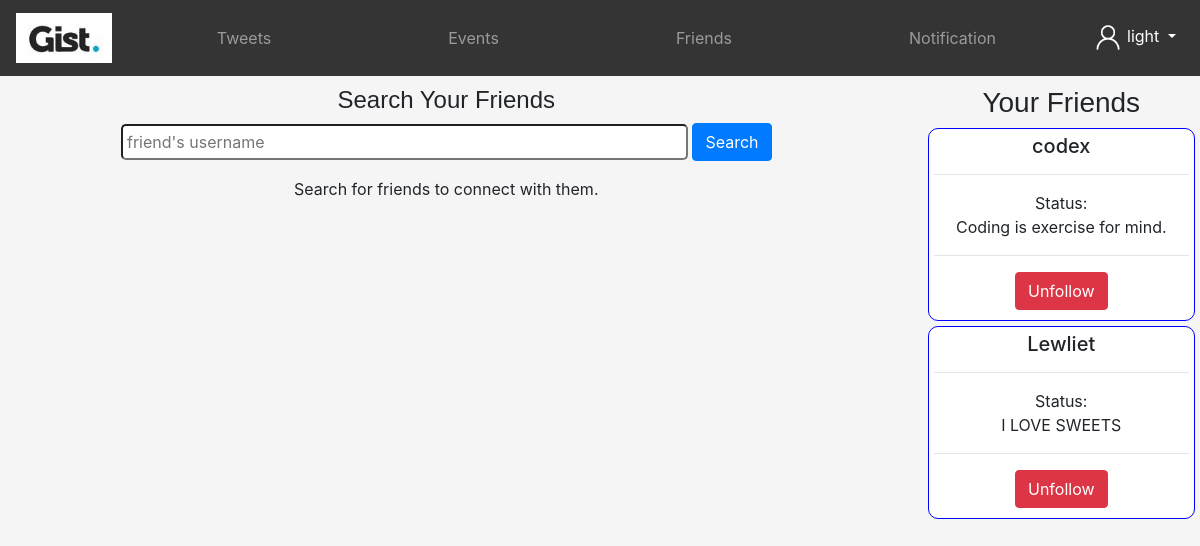
/friends (signed in), run on an earlier commit of the app's database.
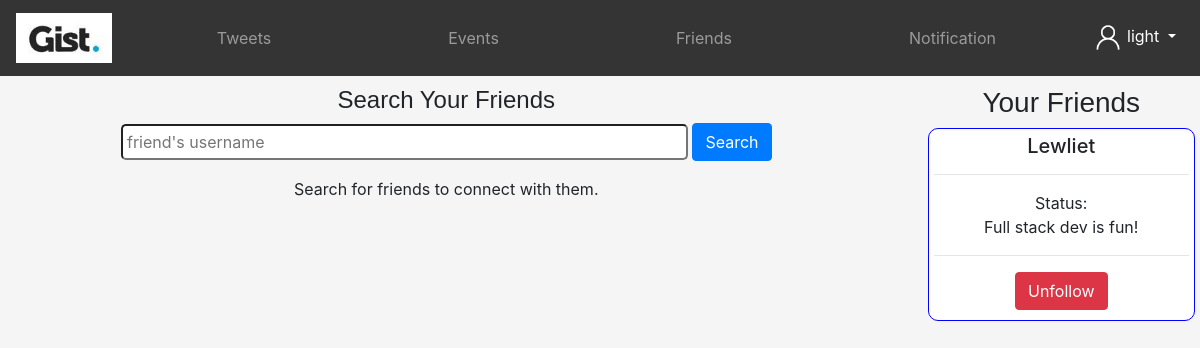
And on a later commit of the database.
### tables this page shows
CREATE TABLE "Users" (
	"username"	TEXT,
	"email"	TEXT COLLATE UTF16CI,
	"password"	TEXT,
	"id"	INTEGER,
	"status"	TEXT DEFAULT NULL,
	"numFriends"	NUMERIC DEFAULT 0,
	"numEvents"	INTEGER DEFAULT 0,
	"numTweets"	INTEGER DEFAULT 0,
	"friends"	TEXT DEFAULT NULL
);

### main.py (the view, shortened to what this page needs)
@app.route('/friends', methods = ['POST', 'GET'])
def friends():
    if 'id' in session:
        username = session['username']
        friendsdata = fetchFriendsdata(username)
        frndRequests = fetchFriendRequests(username)
        if(len(frndRequests) > 0):
            return render_template('friends.html', msg = "Search for friends to connect with them.", friends = friendsdata, alert = len(frndRequests))
        return render_template('friends.html', msg = "Search for friends to connect with them.", friends = friendsdata)
    return render_template('friends.html', msg = "Search for friends to connect with them.")

### pydb.py (called while the page is built)
def fetchUser(username):
    conn = sqlite3.connect('database.db')
    cur = conn.cursor()
    cur.execute("SELECT * FROM Users WHERE username = ?", (username,))
    row = cur.fetchall()
    conn.close()
    print(row)
    return row

def fetchFriends(username):
    data = fetchUser(username)
    friends = []
    if(data[0][8] != None):
        friends = data[0][8].split(',')
    return friends

def fetchFriendsdata(username):
    friends = fetchFriends(username)
    friendsdata = []
    for i in friends:
        frd = fetchUser(i)
        friendsdata.append(frd)
    return friendsdata

def fetchFriendRequests(username):
    con = sqlite3.connect('database.db')
    cur = con.cursor()
    cur.execute("SELECT * FROM frequest WHERE toUser = ?", (username, ))
    row = cur.fetchall()
    con.close()
    return row

### templates/friends.html (shortened to what the changed rows need)
<!DOCTYPE html>
<html lang="en">
<head>
    <link rel="stylesheet" href="https://cdn.jsdelivr.net/npm/bootstrap@4.5.3/dist/css/bootstrap.min.css">
</head>
<body style="background-color: whitesmoke;">
      <div class="row" style="margin-top: 10px;">
          <div class="col-sm-3">
              {% for friend in friends %}
                {% for data in friend%}
              <div style="background-color: white; margin: 5px; padding: 5px; border-radius: 10px; border: 1px solid blue; align-content: center;">
                  <h5 style="text-align: center;">{{data[0]}}</h5>
                  <hr>
                  <p style="text-align: center;">Status: <br>{{data[4]}}</p>
                  <hr>
                  <form style="align-content: center;" action="/unfollow" method="POST">
                    <div class="wd-100 d-flex justify-content-center" style="align-content: center;">
                        <button class="btn btn-danger" type="submit" style="margin-bottom: 5px;">Unfollow</button>
                    </div>
                  </form>
              </div>
                {% endfor %}
              {% endfor %}
          </div>
      </div>
</body>
</html>

What changed in the data, as far as the page shows it:
no longer on this page (row edited): Users: username "codex", status "Coding is exercise for mind."
changed Users "Lewliet": status "I LOVE SWEETS" → "Full stack dev is fun!"
